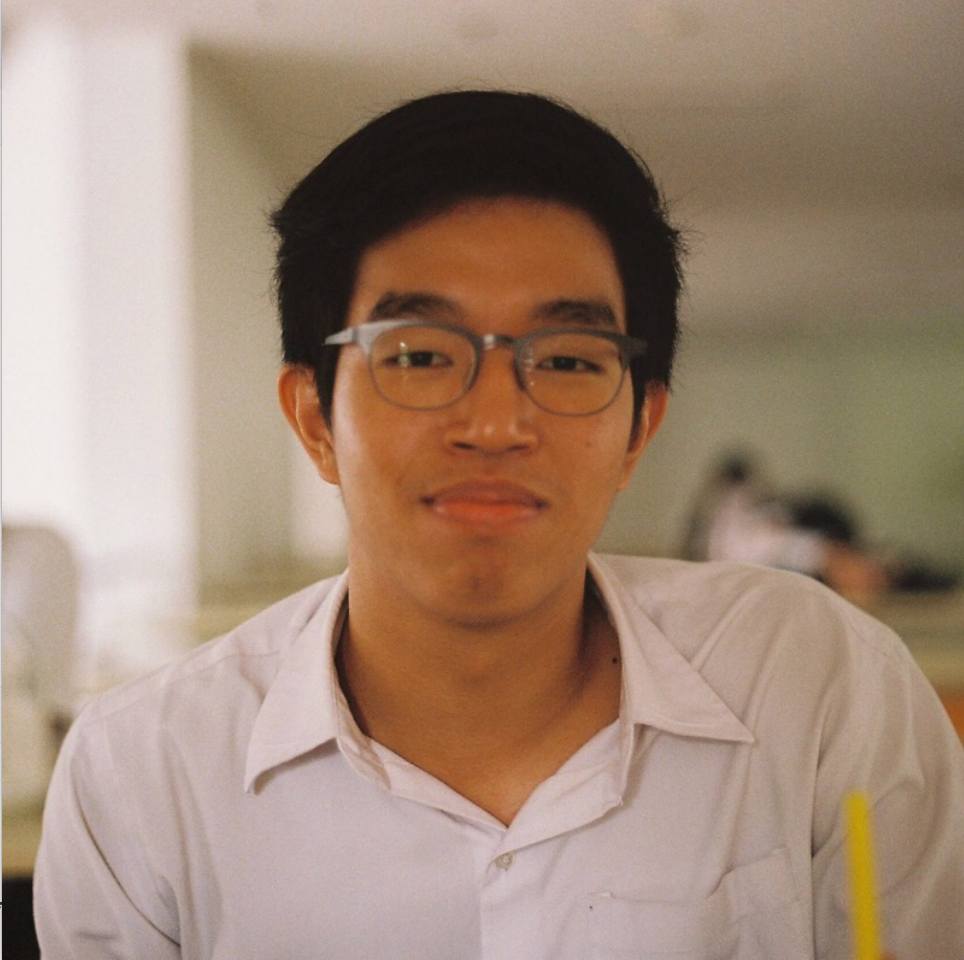
#> input picture imageRegistration/too.png, 964 x 960 px; the run also reads 1 picture not shown here
$ python akaze.py
#> lines starting #> are read from the running program, lines starting #| are printed output that depends on the picture
import cv2

img1 = cv2.imread('too.png')
#> img1 is the input picture: shape (960, 964, 3); mean B, G, R 119, 137, 161.5
img2 = cv2.imread('too2.png')

gray1 = cv2.cvtColor(img1, cv2.COLOR_BGR2GRAY)
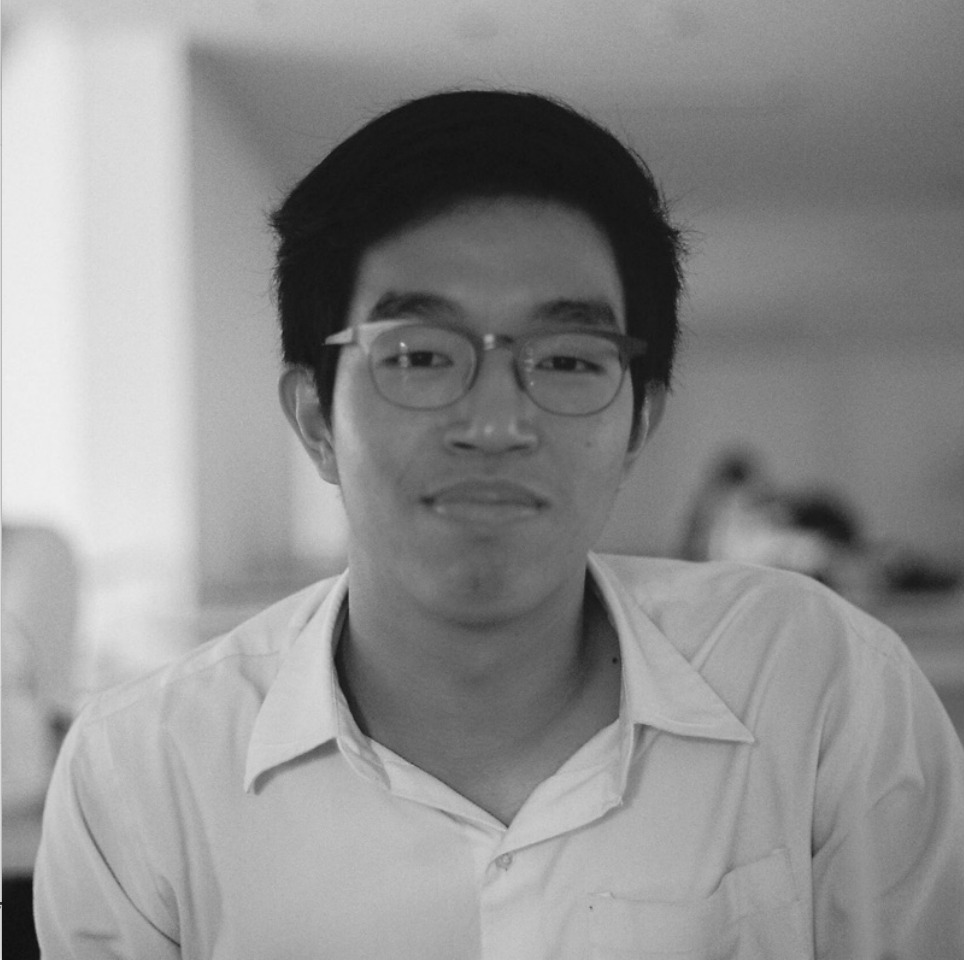
#> gray1: shape (960, 964); min 13, max 239, mean 142.3
gray2 = cv2.cvtColor(img2, cv2.COLOR_BGR2GRAY)

akaze = cv2.AKAZE_create()

kp1, des1 = akaze.detectAndCompute(gray1, None)
#> kp1 = 317 keypoints; strongest (x, y, size): (327, 748, 16.1), (329, 747, 11.4), (420, 358, 16.1), (365, 331, 32.3)
kp2, des2 = akaze.detectAndCompute(gray2, None)
#> kp2 = 255 keypoints; strongest (x, y, size): (258, 295, 32.3), (272, 623, 11.4), (283, 553, 32.3), (274, 621, 8.1)

# save AKAZE feature registration
output=cv2.drawKeypoints(gray1, kp1, img1)
cv2.imwrite('akaze_kp_descriptor.png', output)

# use K-Nearest Neighbour (k=2) to match
bf = cv2.BFMatcher()
matches = bf.knnMatch(des1, des2, k=2)
#> matches = 317 matches

good_matches = list()
for m, n in matches:
    if m.distance < 0.75*n.distance:
        good_matches.append([m])
#> after the loop, good_matches = 163 matches

output2 = cv2.drawMatchesKnn(img1, kp1, img2, kp2, good_matches, None,
                            flags=cv2.DrawMatchesFlags_NOT_DRAW_SINGLE_POINTS)
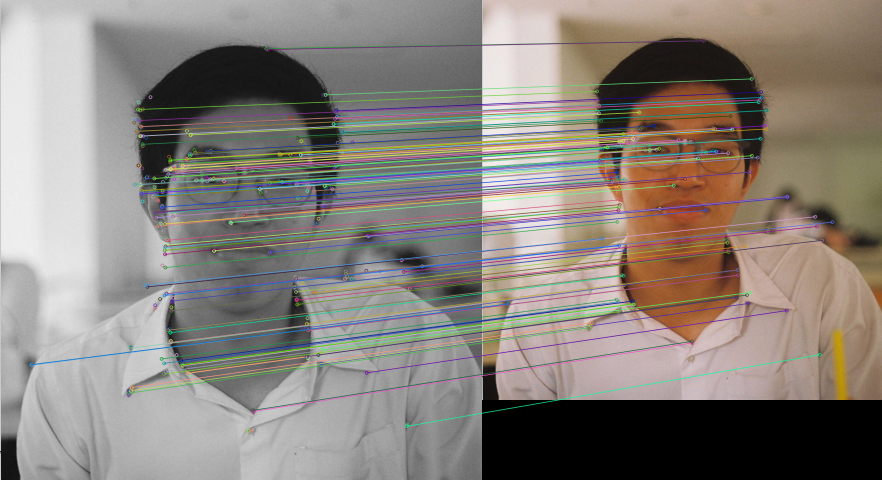
#> output2: shape (960, 1764, 3) (shown at 1/2 size); mean B, G, R 123.3, 130, 136.9
cv2.imwrite('knn_matches.png', output2)
